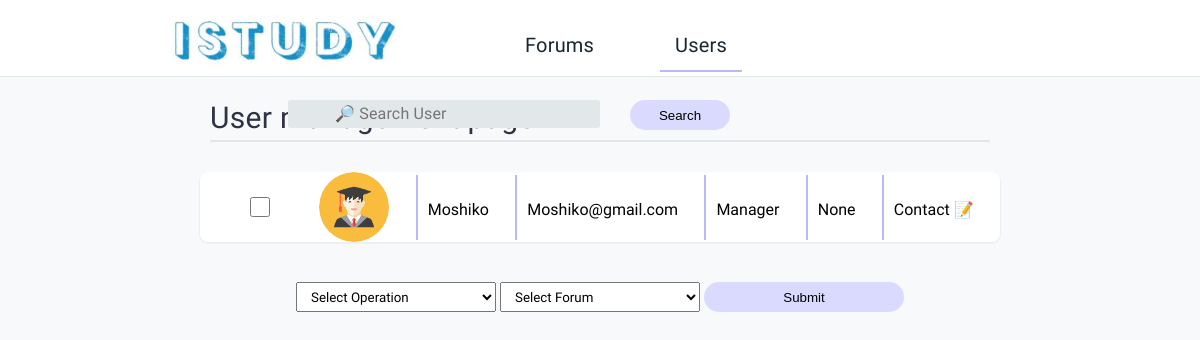
/UserManagementPage/Admin1234, run on an earlier commit of the app's database.
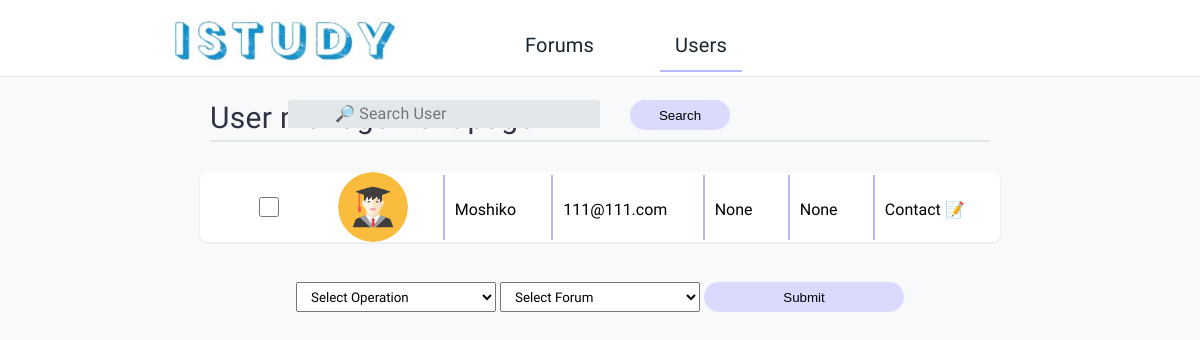
And on a later commit of the database.
### WebIStudy/models.py (models this page shows, shortened)
class User(models.Model):
    user_name = models.CharField(max_length=50)
    password = models.CharField(max_length=50)
    email = models.CharField(max_length=50)
    campus = models.CharField(max_length=50)
    degree = models.CharField(max_length=50)
    study_year = models.CharField(max_length=50)
    picture = models.ImageField(upload_to=filepath,  null=True, blank=True)
    blocked = models.CharField(max_length=50, null=True)
    manager = models.CharField(max_length=50, null=True)
    forum_manage = models.CharField(max_length=50, null=True)

### WebIStudy/views.py (the view)
# urls.py: re_path(r'UserManagementPage/(?P<oid>[-\w]*)',ShowUserManagePage, name='UsersManage'),
def ShowUserManagePage(request, oid):
    admin = Admin.objects.get(user_name = oid)
    user = User.objects.all()
    forum = Forum.objects.all()
    return render(request, "HTML/UserManagement.html", {'admin':admin, 'user':user, 'forum':forum})

### WebIStudy/templates/HTML/UserManagement.html (shortened to what this page needs)
{% load static %}
<!DOCTYPE html>
<html lang="en" dir="ltr">
  <head>
    <link rel="stylesheet" href="{% static 'CSS/UserManagement.css' %}">
  </head>
  <body>
    <nav>
      <div class="Menu">
        <img src="{% static 'Pictures/Istudy_Logo.JPG' %}" alt="logi" class="logo_image">
        <a href="{% url 'WebIStudy:BacktoManage' admin.user_name %}"><button class="forums_button">Forums</button></a>
        <a href=""><button class="Users_button">Users</button></a>
      </div>
    </nav>
    <section>
      <div class="Search">
        <h1>User management page</h1>
        <form action="{% url 'WebIStudy:searchuser' admin.user_name %}" method="post">
          <input class="input" type="text" name="searchbar" id="searchbar" placeholder="&#128270; Search User"  />
          <button  class="inpu"  style="width: 100px; margin-left: 1150px; margin-top: -40px; position: absolute;"> Search </button>
        </form>
      </div>
    </section>
    <form action="{% url 'WebIStudy:UsersManageActions' admin.user_name %}" method="post" class="container">
      {% for i in user%}
      <div class="UserProf">
        <input type="checkbox" class="check" value="{{i.user_name}}" name="item">
        <img src="{{i.picture.url}}" class="userImage" alt="">
        <p>{{i.user_name}}</p>
        <p>{{i.email}}</p>
        <p>{{i.manager}}</p>
        <p>{{i.blocked}}</p>
        <p><label class="contact_Button">Contact &#128221;</label></p>
      </div>
      {% endfor %}
      <div class="options">
          <select name="oper" id="">
            <option value="">Select Operation</option>
          </select>
          <select name="manage" id="">
              <option value="Select Forum">Select Forum</option>
          </select>
          <button class="inpu">Submit</button>
      </div>
    </form>
    {% load static %}
  </body>
</html>

### WebIStudy/static/CSS/UserManagement.css (style rules this page uses)
body { min-height: 946px; max-width: 1920px; background-color: #f8f9fb; margin: 0px; display: flex; flex-direction: column; }
nav { position: fixed; height: 8%; width: 100%; background-color: white; border-bottom: 1px solid #e2e7ea; display: flex; flex-direction: row; justify-content: center; }
h1 { position: absolute; color: #303344; font-size: 30px; font-weight: 500; letter-spacing: .01em; font-family: 'Roboto Condensed', sans-serif; margin-top: -40px; }
section { height: 13%; width: 100%; background-color: f8f9fb; display: flex; flex-direction: row; justify-content: center; }
.logo_image { position: absolute; object-fit: cover; max-height: 70px; max-width: 500px; margin-top: 4px; margin-left: -60px; }
.forums_button { cursor: pointer; position: absolute; font-size: 20px; font-weight: bolder; line-height: 30px; color: #182730; font-weight: 500; padding: 0 15px; border-style: none; letter-spacing: .01em; margin-top: 30px; margin-left: 300px; padding-bottom: 10px; background-color: white; font-family: 'Roboto Condensed', sans-serif; }
.Users_button { cursor: pointer; position: absolute; font-size: 20px; font-weight: bolder; line-height: 30px; color: #182730; font-weight: 500; padding: 0 15px; border-style: none; letter-spacing: .01em; margin-top: 30px; margin-left: 450px; padding-bottom: 10px; background-color: white; font-family: 'Roboto Condensed', sans-serif; border-bottom: 2px solid rgb(184, 184, 252); }
.Menu { position: fixed; height: 8%; width: 65%; background-color: white; }
.Search { height: 50%; width: 65%; background-color: rgb(255, 255, 255); margin-top: 140px; border-bottom: 2px solid #e2e7ea; }
.input { position: absolute; border: none; outline: 0; color: #182730; font-size: 16px; font-weight: 500; letter-spacing: .01em; padding: 3px 15px 5px 47px; width: 250px; background-color: #e2e7ea; border-radius: 3px; height: 20px; right: 600px; margin-top: -40px; font-family: 'Roboto Condensed', sans-serif; }
.container { position: relative; width:100%; min-height: 700px; overflow:hidden; display: flex; flex-direction: column; align-items: center; }
.options { margin-top: 40px; }
.UserProf { margin-top: 30px; background-color: white; width: 800px; height: 70px; display: flex; flex-direction: row; justify-content: space-evenly; align-items: center; box-shadow: 0 1px 0 1px rgba(0,0,0,.04); border-radius: .5em; }
.userImage { object-fit: cover; border-radius: 100%; border-style: none; background-size: cover; height: 70px; width: 70px; }
p { font-family: 'Roboto Condensed', sans-serif; text-align: center; height: 40px; border-left:2px solid rgb(184, 184, 252); padding-left: 10px; padding-top: 25px; }
input[type='checkbox'] { width: 60px; height: 20px; background-color: #e2e7ea; }
select { width: 200px; height: 30px; padding-left: 10px; font-family: 'Roboto Condensed', sans-serif; }
.inpu { right: 470px; width: 200px; height: 30px; border-radius: 30px; border-style: none; background-color: rgb(218, 218, 255); cursor: pointer; }
.contact_Button { cursor:pointer; }

What changed in the data, as far as the page shows it:
changed User "Moshiko": email "Moshiko@gmail.com" → "111@111.com"; manager "Manager" → "None"
